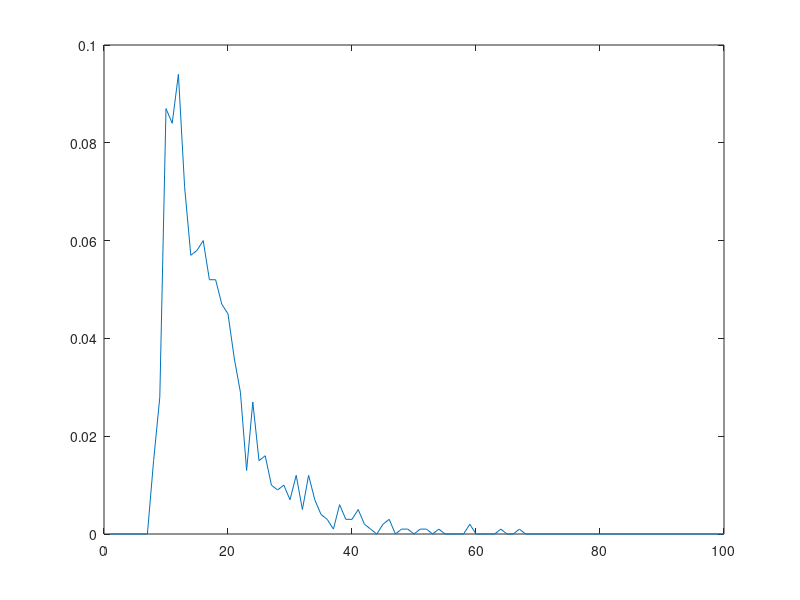
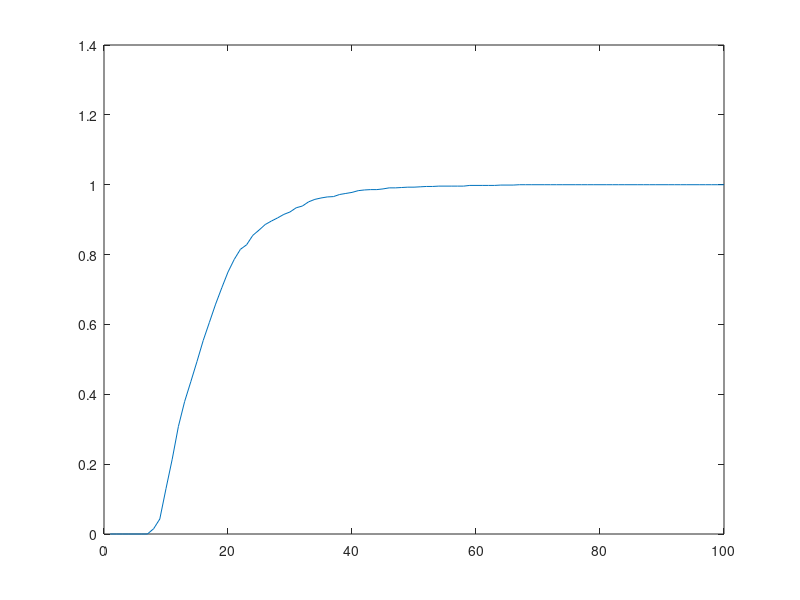

These charts were generated, in order, by the following MATLAB code:
clc;
close all;
clear all;

R_c = 1000;                          % This is the given cell radius
gamma = 3.5;
total_points = 1000;
d_max = R_c/cosd(30);             %This is the maximum coordinate in i-axis to cover the reference cell

%Below is the coordinates of BS in ij coordinate system
vertices_x = [R_c R_c/2 -R_c/2 -R_c -R_c/2 R_c/2 R_c];    %i-axis coordinates
vertices_y = [0 cosd(30)*R_c cosd(30)*R_c 0 -cosd(30)*R_c -cosd(30)*R_c 0];      %j-axis coordinates


%Below is the interfering cells coordinates in ij coordinate system without sectoring in reuse-3 condition
interference_x = 2*cosd(30)*R_c*[1 -1 -2 -1 1 2];         %i-axis coordinates
interference_y = 2*cosd(30)*R_c*[1 2 1 -1 -2 -1];         %j-axis coordinates

d = zeros(1,6);          %distance from rand0m location to the interfering cells and made them to zeros                                  
sir = [];                    %this is SIR array
n = 0;
while (n ~= total_points)
  x = -d_max + 2*d_max*rand(1);           %here we get the rand0m coordinate of the mobile in i-axis
  y = -d_max + 2*d_max*rand(1);           %here we get the rand0m coordinate of the mobile in j-axis
                                                  
%Below we convert ij coordinate to xy coordinate          
  X = cosd(30)*x;                      %here we get the x coordinate in XY coordinate system
  Y = y + sind(30)*x;                  %here we get the y coordinate in XY coordinate system
  d0 = sqrt(X.^2+Y.^2);                %here d0 is the distance of the point from the reference BS
  if(inpolygon(X,Y,vertices_x,vertices_y) && d0 >= 10)     %here we check if the point lies in the given region with the help of inpolygon fn.
    I = 0;
    S = (1/d0)^gamma;                   %this is the signal power 
    for j = 1 : 6
      d(j) = sqrt((interference_x(j)-x)^2+(interference_y(j)-y)^2+((interference_x(j)-x)*(interference_y(j)-y)));
      I = I + (1/d(j)^gamma);           %this is interference power
    end
    n = n + 1;
    sir = [sir 10*log10(S/I)];                  %conversion of SIR into dB
  end
end

bins = 100;                  %now we divide the SIR range into 100 bins where each bin points to a range of 1 dB SIR
                                                  
pdf = zeros(1,bins);                          
for i = 1 : total_points
    index = round(sir(i));
    pdf(index) = pdf(index) + 1;              %here we increment the each bin count             
end
pdf = pdf/total_points;                   %here pdf becomes probability
figure;
plot(pdf);                      

cdf = zeros(1,bins);
for i = 1 : bins
  cdf(i) = sum(pdf(1:i));              %here we sum the pdf to get cdf
end
figure;
plot(cdf);